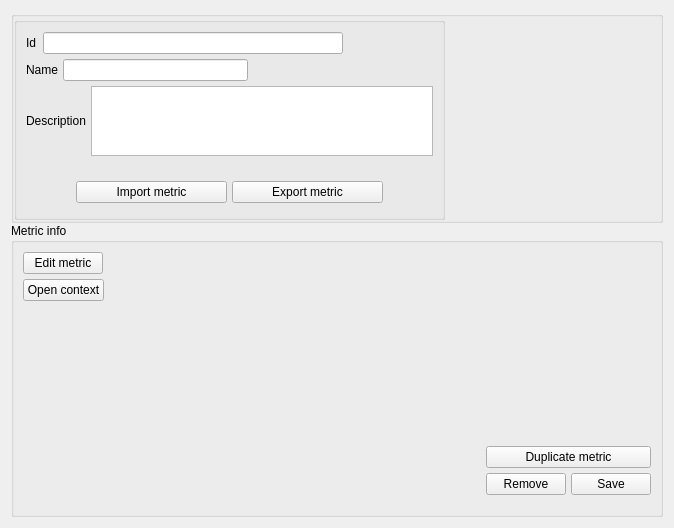
<?xml version="1.0" encoding="UTF-8"?>
<ui version="4.0">
 <class>Form</class>
 <widget class="QWidget" name="Form">
  <property name="geometry">
   <rect>
    <x>0</x>
    <y>0</y>
    <width>674</width>
    <height>528</height>
   </rect>
  </property>
  <property name="minimumSize">
   <size>
    <width>300</width>
    <height>0</height>
   </size>
  </property>
  <property name="windowTitle">
   <string>Form</string>
  </property>
  <layout class="QVBoxLayout" name="verticalLayout_2">
   <item>
    <layout class="QVBoxLayout" name="verticalLayout" stretch="5,20">
     <property name="spacing">
      <number>0</number>
     </property>
     <item>
      <widget class="QGroupBox" name="groupBox">
       <property name="title">
        <string/>
       </property>
       <layout class="QHBoxLayout" name="horizontalLayout_3" stretch="0">
        <property name="spacing">
         <number>0</number>
        </property>
        <property name="leftMargin">
         <number>0</number>
        </property>
        <property name="topMargin">
         <number>0</number>
        </property>
        <property name="rightMargin">
         <number>0</number>
        </property>
        <property name="bottomMargin">
         <number>0</number>
        </property>
        <item>
         <layout class="QHBoxLayout" name="horizontalLayout_2" stretch="20,10">
          <property name="spacing">
           <number>0</number>
          </property>
          <item>
           <widget class="QGroupBox" name="groupBox_3">
            <property name="title">
             <string/>
            </property>
            <layout class="QHBoxLayout" name="horizontalLayout_4" stretch="50">
             <item>
              <layout class="QVBoxLayout" name="verticalLayout_3">
               <property name="spacing">
                <number>5</number>
               </property>
               <property name="leftMargin">
                <number>0</number>
               </property>
               <property name="bottomMargin">
                <number>5</number>
               </property>
               <item>
                <layout class="QHBoxLayout" name="horizontalLayout_11">
                 <property name="spacing">
                  <number>0</number>
                 </property>
                 <property name="topMargin">
                  <number>0</number>
                 </property>
                 <item>
                  <widget class="QLabel" name="label">
                   <property name="text">
                    <string>Id  </string>
                   </property>
                  </widget>
                 </item>
                 <item>
                  <widget class="QLineEdit" name="idTxt">
                   <property name="minimumSize">
                    <size>
                     <width>300</width>
                     <height>0</height>
                    </size>
                   </property>
                  </widget>
                 </item>
                 <item>
                  <spacer name="horizontalSpacer_6">
                   <property name="orientation">
                    <enum>Qt::Horizontal</enum>
                   </property>
                   <property name="sizeHint" stdset="0">
                    <size>
                     <width>40</width>
                     <height>20</height>
                    </size>
                   </property>
                  </spacer>
                 </item>
                </layout>
               </item>
               <item>
                <layout class="QHBoxLayout" name="horizontalLayout_5">
                 <item>
                  <widget class="QLabel" name="nameLabel">
                   <property name="text">
                    <string>Name</string>
                   </property>
                  </widget>
                 </item>
                 <item>
                  <widget class="QLineEdit" name="nameTxt"/>
                 </item>
                 <item>
                  <spacer name="horizontalSpacer_2">
                   <property name="orientation">
                    <enum>Qt::Horizontal</enum>
                   </property>
                   <property name="sizeHint" stdset="0">
                    <size>
                     <width>40</width>
                     <height>20</height>
                    </size>
                   </property>
                  </spacer>
                 </item>
                </layout>
               </item>
               <item>
                <layout class="QHBoxLayout" name="horizontalLayout_7">
                 <item>
                  <widget class="QLabel" name="label_3">
                   <property name="text">
                    <string>Description</string>
                   </property>
                  </widget>
                 </item>
                 <item>
                  <widget class="QPlainTextEdit" name="descriptionTxt"/>
                 </item>
                </layout>
               </item>
               <item>
                <layout class="QHBoxLayout" name="horizontalLayout_17">
                 <property name="leftMargin">
                  <number>50</number>
                 </property>
                 <property name="topMargin">
                  <number>20</number>
                 </property>
                 <property name="rightMargin">
                  <number>50</number>
                 </property>
                 <item>
                  <widget class="QPushButton" name="importBtn">
                   <property name="text">
                    <string>Import metric</string>
                   </property>
                  </widget>
                 </item>
                 <item>
                  <widget class="QPushButton" name="exportBtn">
                   <property name="text">
                    <string>Export metric</string>
                   </property>
                  </widget>
                 </item>
                </layout>
               </item>
              </layout>
             </item>
            </layout>
           </widget>
          </item>
          <item>
           <spacer name="horizontalSpacer">
            <property name="orientation">
             <enum>Qt::Horizontal</enum>
            </property>
            <property name="sizeHint" stdset="0">
             <size>
              <width>40</width>
              <height>20</height>
             </size>
            </property>
           </spacer>
          </item>
         </layout>
        </item>
       </layout>
      </widget>
     </item>
     <item>
      <widget class="QGroupBox" name="groupBox_2">
       <property name="title">
        <string>Metric info</string>
       </property>
       <layout class="QHBoxLayout" name="horizontalLayout_9">
        <item>
         <layout class="QHBoxLayout" name="horizontalLayout_10" stretch="20">
          <property name="spacing">
           <number>0</number>
          </property>
          <property name="leftMargin">
           <number>0</number>
          </property>
          <item>
           <layout class="QVBoxLayout" name="verticalLayout_4">
            <property name="spacing">
             <number>5</number>
            </property>
            <property name="leftMargin">
             <number>0</number>
            </property>
            <property name="bottomMargin">
             <number>10</number>
            </property>
            <item>
             <layout class="QHBoxLayout" name="horizontalLayout_16">
              <property name="topMargin">
               <number>0</number>
              </property>
              <item>
               <widget class="QPushButton" name="editMetricBtn">
                <property name="text">
                 <string>Edit metric</string>
                </property>
               </widget>
              </item>
              <item>
               <spacer name="horizontalSpacer_3">
                <property name="orientation">
                 <enum>Qt::Horizontal</enum>
                </property>
                <property name="sizeHint" stdset="0">
                 <size>
                  <width>40</width>
                  <height>20</height>
                 </size>
                </property>
               </spacer>
              </item>
             </layout>
            </item>
            <item>
             <layout class="QHBoxLayout" name="horizontalLayout_8">
              <property name="topMargin">
               <number>0</number>
              </property>
              <item>
               <widget class="QPushButton" name="openContextBtn">
                <property name="text">
                 <string>Open context</string>
                </property>
               </widget>
              </item>
              <item>
               <spacer name="horizontalSpacer_5">
                <property name="orientation">
                 <enum>Qt::Horizontal</enum>
                </property>
                <property name="sizeHint" stdset="0">
                 <size>
                  <width>40</width>
                  <height>20</height>
                 </size>
                </property>
               </spacer>
              </item>
             </layout>
            </item>
            <item>
             <spacer name="verticalSpacer">
              <property name="orientation">
               <enum>Qt::Vertical</enum>
              </property>
              <property name="sizeHint" stdset="0">
               <size>
                <width>20</width>
                <height>40</height>
               </size>
              </property>
             </spacer>
            </item>
            <item>
             <layout class="QHBoxLayout" name="horizontalLayout_6">
              <property name="topMargin">
               <number>0</number>
              </property>
              <item>
               <spacer name="horizontalSpacer_4">
                <property name="orientation">
                 <enum>Qt::Horizontal</enum>
                </property>
                <property name="sizeHint" stdset="0">
                 <size>
                  <width>40</width>
                  <height>20</height>
                 </size>
                </property>
               </spacer>
              </item>
              <item>
               <layout class="QVBoxLayout" name="verticalLayout_5">
                <property name="leftMargin">
                 <number>0</number>
                </property>
                <item>
                 <layout class="QHBoxLayout" name="horizontalLayout_19">
                  <property name="topMargin">
                   <number>0</number>
                  </property>
                  <item>
                   <widget class="QPushButton" name="duplicateBtn">
                    <property name="text">
                     <string>Duplicate metric</string>
                    </property>
                   </widget>
                  </item>
                 </layout>
                </item>
                <item>
                 <layout class="QHBoxLayout" name="horizontalLayout_18">
                  <property name="topMargin">
                   <number>0</number>
                  </property>
                  <item>
                   <widget class="QPushButton" name="removeBtn">
                    <property name="text">
                     <string>Remove</string>
                    </property>
                   </widget>
                  </item>
                  <item>
                   <widget class="QPushButton" name="saveBtn">
                    <property name="text">
                     <string>Save</string>
                    </property>
                   </widget>
                  </item>
                 </layout>
                </item>
               </layout>
              </item>
             </layout>
            </item>
           </layout>
          </item>
         </layout>
        </item>
       </layout>
      </widget>
     </item>
    </layout>
   </item>
   <item>
    <layout class="QHBoxLayout" name="horizontalLayout"/>
   </item>
  </layout>
 </widget>
 <resources/>
 <connections/>
</ui>
